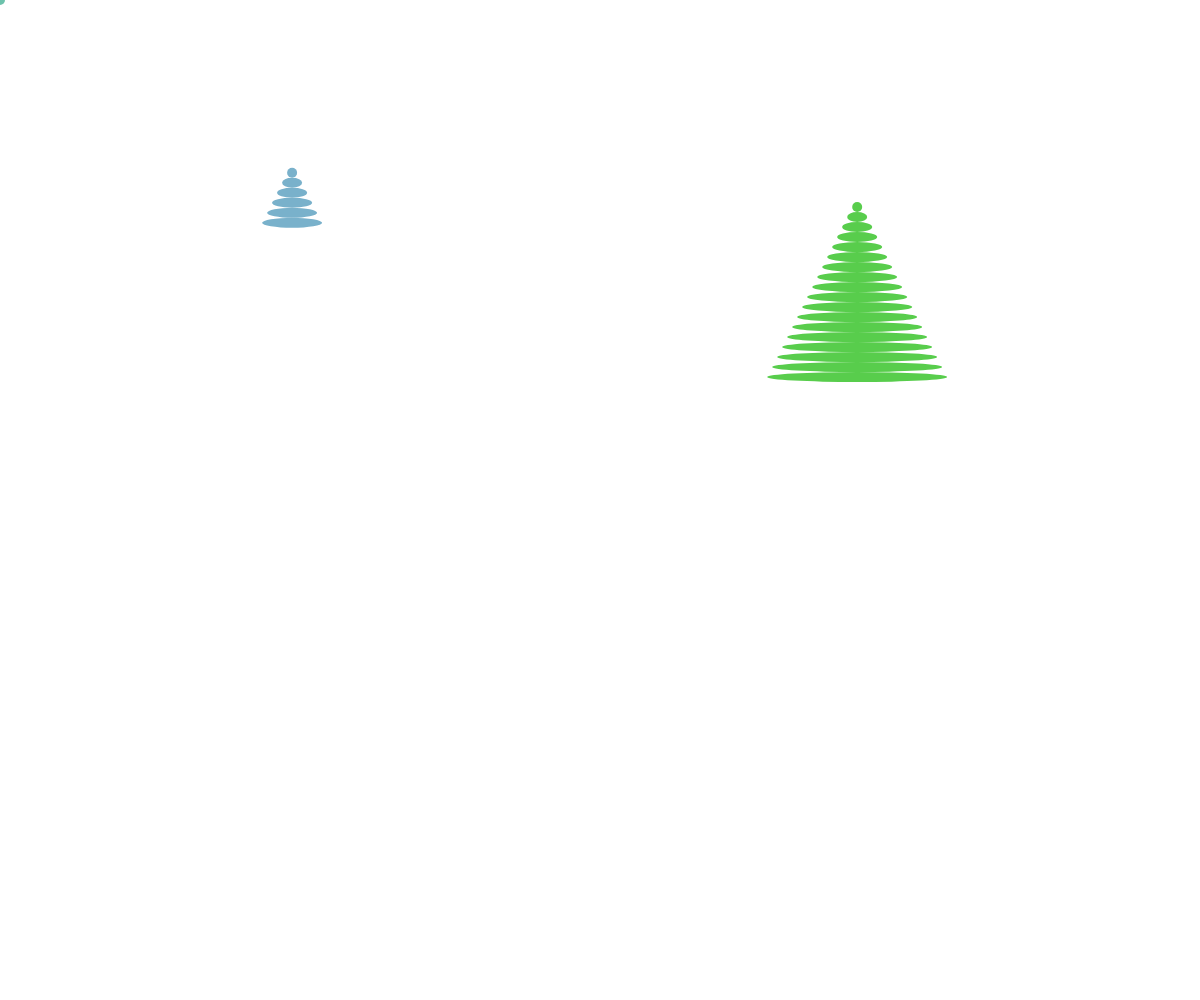
Frame 1 (no input)
Frame 60 (no input): identical to frame 1, image omitted
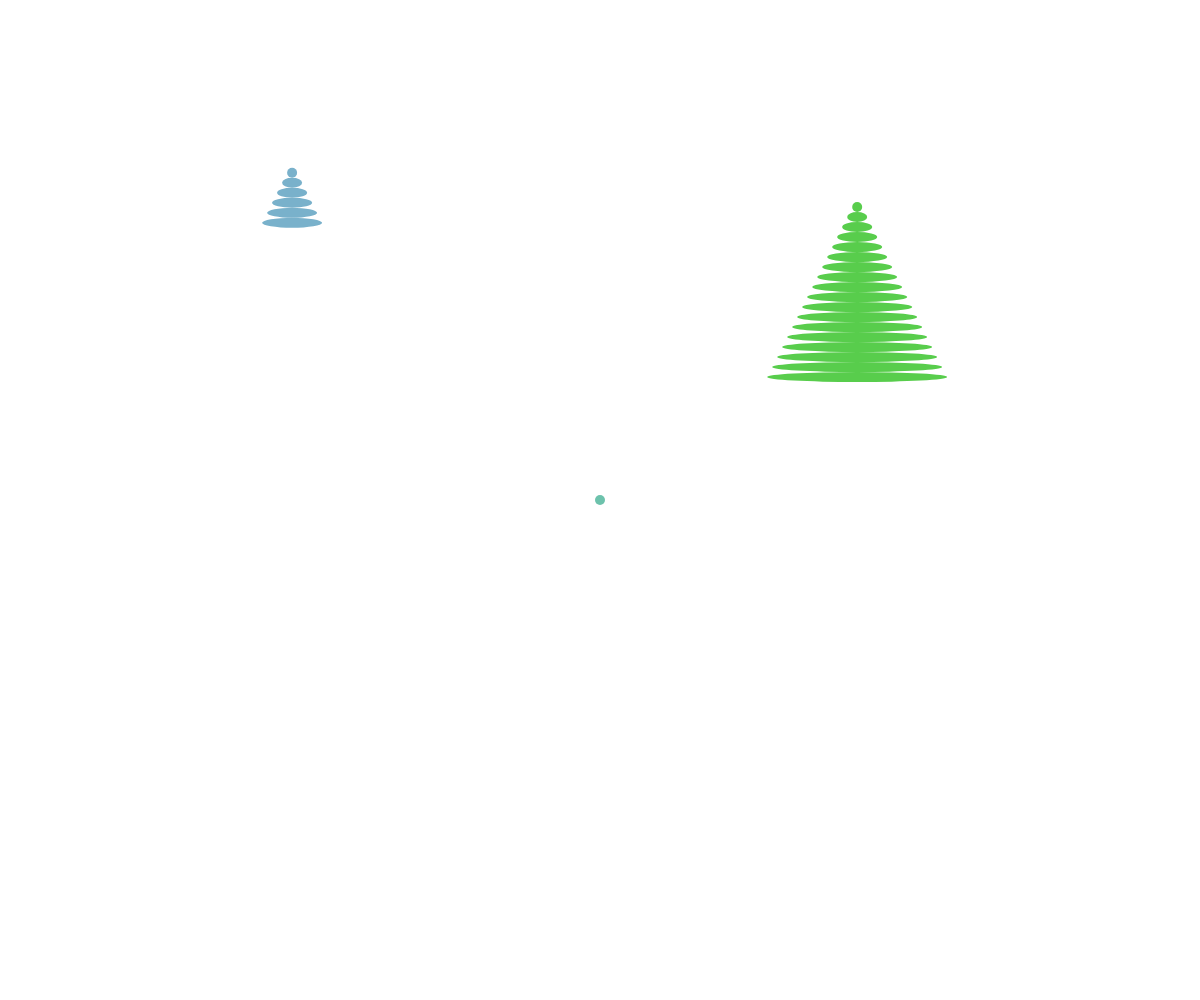
Frame 120 (the mouse pressed at the canvas centre since frame 60)

The p5.js sketch that drew these frames (run headless with seeded random() and noise() and a simulated clock; from frame 60 on, the mouse is pressed at the canvas centre):

// p5.js sketch
// ── sketch.js
numTrees = 3;

function setup() {
  createCanvas(windowWidth, windowHeight);
  trees = []
  for (var i =0; i<numTrees - 1; i++) {
    trees.push(new ellipseTree(random(width), random(height), floor(random(25)), [random(255), random(255), random(255)]));
  }
  trees.push(new ellipseTree(mouseX, mouseY, floor(random(25)), [random(255), random(255), random(255)]));
}

function draw() {
  print(trees)
  createCanvas(windowWidth, windowHeight);
  trees[2].setCoords(mouseX, mouseY);
  
  for (var i = 0; i < trees.length; i++) {
    trees[i].display();  
  }
  
}

ellipseTree = function(x, y, levels, treeColor) {
  this.x = x;
  this.y = y;
  this.levels = levels;
  this.treeColor = treeColor;
  
  this.setCoords = function(x, y) {
    this.x = x;
    this.y = y;
  }
  
  this.display = function() {
    for (var i =  0; i < this.levels; i++) {
      push();
      noStroke();
      ellipseMode(CENTER);
      fill(this.treeColor);
      ellipse(this.x, this.y + i*10, 10 + 10*i, 10);
      pop();
    }
  }
}
